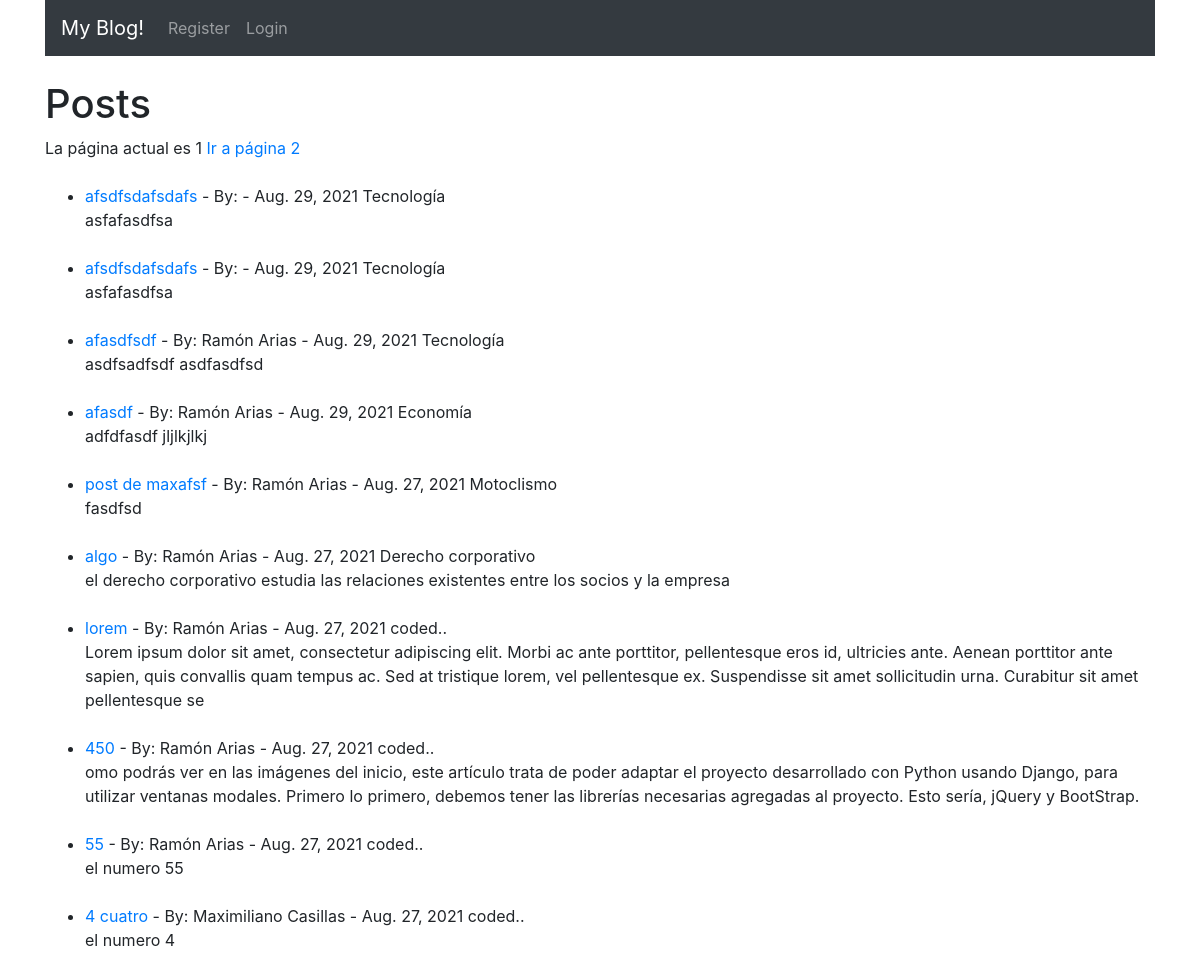
Screenshot of /blog/ with the database file from the repository.
### blog/models.py (models this page shows, shortened)
class Post(models.Model):
    title = models.CharField(max_length=255)
    author = models.ForeignKey(User, on_delete=models.CASCADE)
    body = models.TextField()
    post_date = models.DateField(auto_now_add=True)
    category = models.CharField(max_length=255, default='coded..')

### blog/views.py (the view)
# urls.py: path('', HomeView.as_view(), name="home"),
class HomeView(ListView):
    model = Post
    template_name = 'blog/home.html'
    ordering = ['-id']
    paginate_by = 10

### blog/templates/blog/home.html (shortened to what this page needs)
{% extends 'blog/base.html' %}
{% block content %}
<h1>Posts</h1>
La página actual es {{ page_obj.number }}
{% if page_obj.has_next %}
<a href="{% url 'blog:home' %}?page={{ page_obj.next_page_number }}">
    Ir a página {{ page_obj.next_page_number }}
</a>
{% endif %}
<br><br>
<ul>
    {% for post in object_list %}
    <li> <a href="{% url 'blog:article-detail' post.pk %}">{{ post.title }}</a> - By:
        {{ post.author.first_name}} {{post.author.last_name }} - {{ post.post_date }}
        {{ post.category }}
<br>
        {{ post.body | slice:":300"}} <br><br>
    </li>
    {% endfor %}
</ul>
{% endblock %}

### blog/templates/blog/base.html (shortened to what this page needs)
<!doctype html>
<html lang="es">
<head>
    <link rel="stylesheet" href="https://cdn.jsdelivr.net/npm/bootstrap@4.6.0/dist/css/bootstrap.min.css"
>
</head>
<body>
<div class="container">
    <nav class="navbar navbar-expand-lg navbar-dark bg-dark">
        <a class="navbar-brand" href="{% url 'blog:home' %}">My Blog!</a>
        <div class="collapse navbar-collapse" id="navbarSupportedContent">
            <ul class="navbar-nav mr-auto">
                {% if user.is_authenticated %}
                <li class="nav-item">
                    <a class="nav-link" href="{% url 'blog:add-post' %}">Add Post</a>
                </li>
                <li class="nav-item">
                    <a class="nav-link" href="{% url 'blog:add-category' %}">Add Category</a>
                </li>
                <li class="nav-item">
                    <a class="nav-link" href="{% url 'logout' %}">Logout</a>
                </li>
                <li class="nav-item">
                    <a class="nav-link" >Welcome ! {{user.username}}</a>
                </li>
                {% else %}
                <li class="nav-item">
                    <a class="nav-link" href="{% url 'register' %}">Register</a>
                  </li>
                <li class="nav-item">
                    <a class="nav-link" href="{% url 'login' %}">Login</a>
                </li>
                {% endif %}
            </ul>
        </div>
    </nav>
</div>
    <br>
    <div class="container">
        {% block content %}
        {% endblock %}
    </div>
</body>
</html>

### rows the page displays
Post: title "afsdfsdafsdafs", post_date "Aug. 29, 2021", category "Tecnología", body "asfafasdfsa"
Post: title "afsdfsdafsdafs", post_date "Aug. 29, 2021", category "Tecnología", body "asfafasdfsa"
Post: title "afasdfsdf", author.first_name "Ramón", author.last_name "Arias", post_date "Aug. 29, 2021", category "Tecnología", body "asdfsadfsdf asdfasdfsd"
Post: title "afasdf", author.first_name "Ramón", author.last_name "Arias", post_date "Aug. 29, 2021", category "Economía", body "adfdfasdf jljlkjlkj"
Post: title "post de maxafsf", author.first_name "Ramón", author.last_name "Arias", post_date "Aug. 27, 2021", category "Motoclismo", body "fasdfsd"
Post: title "algo", author.first_name "Ramón", author.last_name "Arias", post_date "Aug. 27, 2021", category "Derecho corporativo", body "el derecho corporativo estudia las relaciones existentes entre los socios y la empresa"
Post: title "lorem", author.first_name "Ramón", author.last_name "Arias", post_date "Aug. 27, 2021", category "coded..", body "Lorem ipsum dolor sit amet, consectetur adipiscing elit. Morbi ac ante porttitor, pellentesque eros id, ultricies ante. Aenean porttitor ante sapien, quis convallis quam tempus ac. Sed at tristique lorem, vel pellentesque ex. Suspendisse sit amet sollicitudin urna. Curabitur sit amet pellentesque se"
Post: title "450", author.first_name "Ramón", author.last_name "Arias", post_date "Aug. 27, 2021", category "coded..", body "omo podrás ver en las imágenes del inicio, este artículo trata de poder adaptar el proyecto desarrollado con Python usando Django, para utilizar ventanas modales. Primero lo primero, debemos tener las librerías necesarias agregadas al proyecto. Esto sería, jQuery y BootStrap."
Post: title "55", author.first_name "Ramón", author.last_name "Arias", post_date "Aug. 27, 2021", category "coded..", body "el numero 55"
Post: title "4 cuatro", author.first_name "Maximiliano", author.last_name "Casillas", post_date "Aug. 27, 2021", category "coded..", body "el numero 4"

### other values shown
{{ page_obj.number }} "1"
{{ page_obj.next_page_number }} "2"
